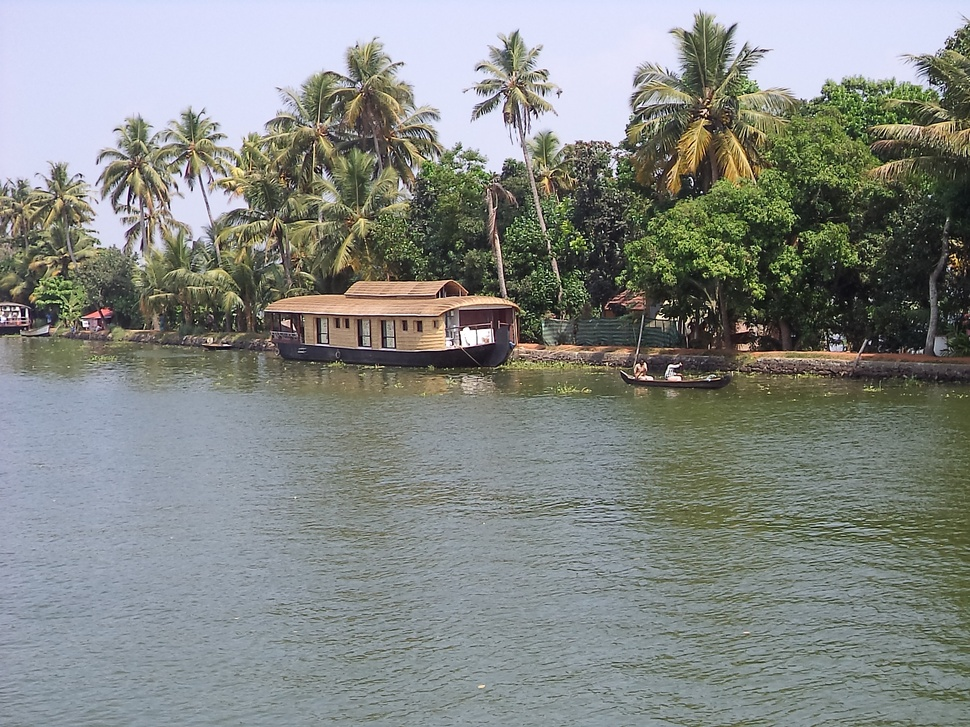
#> input picture 3.JPG, 970 x 727 px, shrunk from 2304 x 1728 before the run, found by its file name
$ python q4.py
#> lines starting #> are read from the running program, lines starting #| are printed output that depends on the picture
import cv2
import numpy as np


def GradientFilter(img):

	N,M=img.shape
	transformed_img=np.zeros([N,M])

	for row in range(N-1):
		for col in range(M-1):
			#x-dimension
			Gx=int(img[row+1][col])-int(img[row][col])
			#y-dimension
			Gy=int(img[row][col+1])-int(img[row][col])
			transformed_img[row][col]=(np.sqrt(Gx**2+Gy**2))

	return transformed_img


def LaplacianFilter(img):

	N,M=img.shape
	transformed_img=np.zeros([N,M])

	for row in range(N-1):
		for col in range(M-1):
			transformed_img[row][col]=int(img[row+1][col])+int(img[row-1][col])+int(img[row][col+1])+int(img[row][col-1])-4*int(img[row][col])

	return transformed_img


if __name__=='__main__':

	img=cv2.imread('3.jpg')
#> img is the input picture: shape (727, 970, 3); mean B, G, R 132.6, 136.5, 132.1
	img=cv2.cvtColor(img, cv2.COLOR_BGR2GRAY)
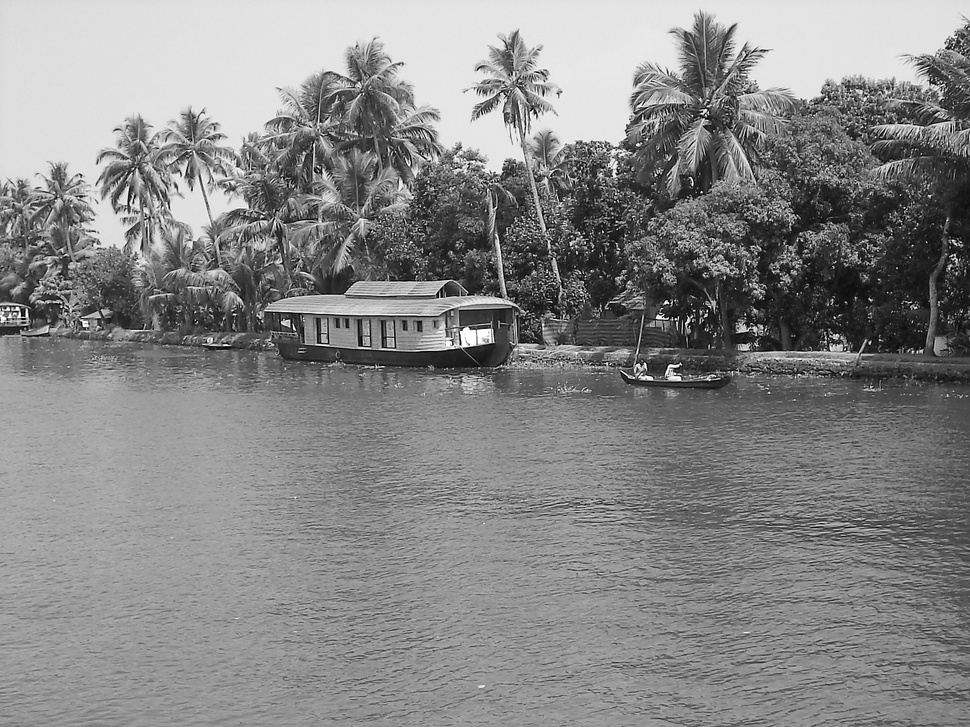
#> img: shape (727, 970); min 0, max 255, mean 134.7

	final1=GradientFilter(img)
#> after the loop in GradientFilter, `for row in range(N-1):`:
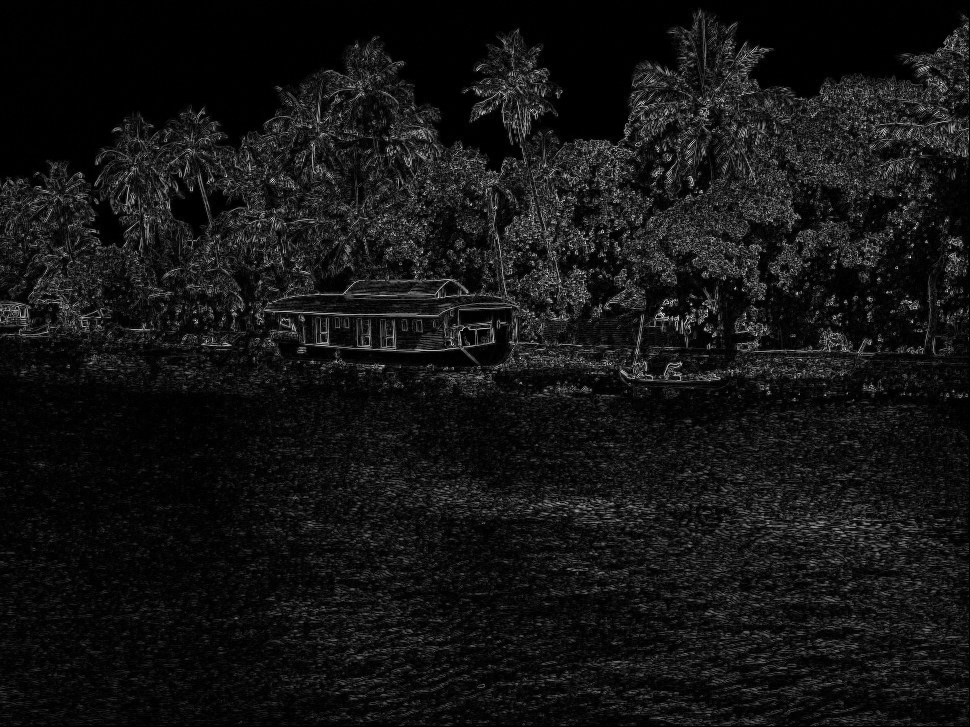
#> transformed_img: shape (727, 970) float64; min 0, max 287.2, mean 23.2; drawn with min black and max white

	cv2.imwrite('q4_output_gradient.jpg',final1)

	final2=LaplacianFilter(img)
#> after the loop in LaplacianFilter, `for row in range(N-1):`:
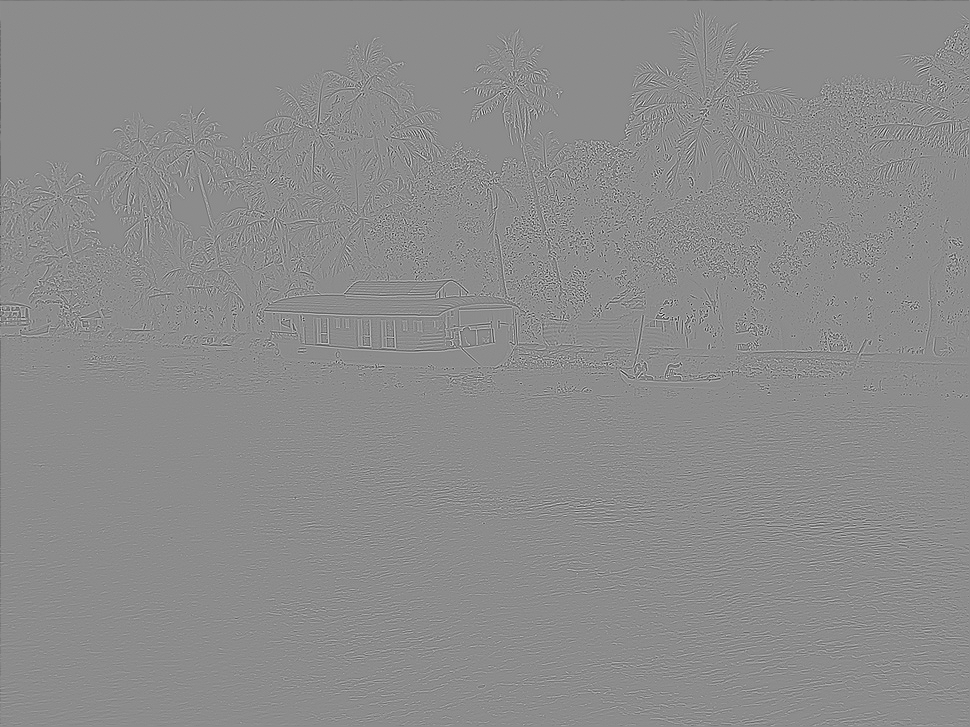
#> transformed_img: shape (727, 970) float64; min -661, max 539, mean -0.2; drawn with min black and max white

	cv2.imwrite('q4_output_laplacian.jpg',final2)
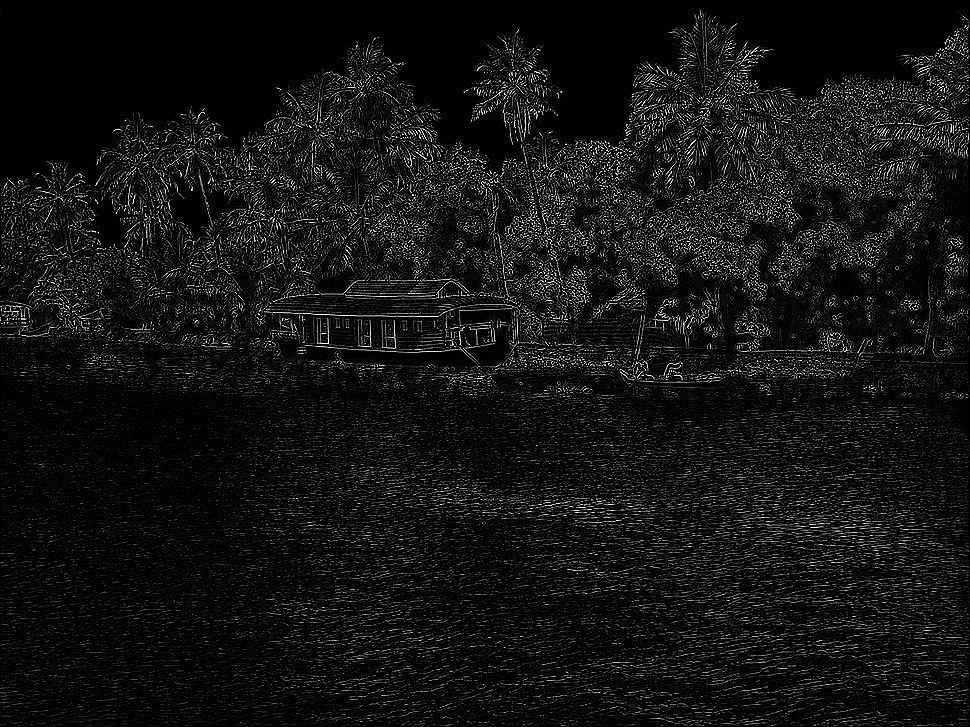
#> saved as q4_output_laplacian.jpg: shape (727, 970); min 0, max 255, mean 18.8

$ run again, with 1.jpg copied over 3.JPG
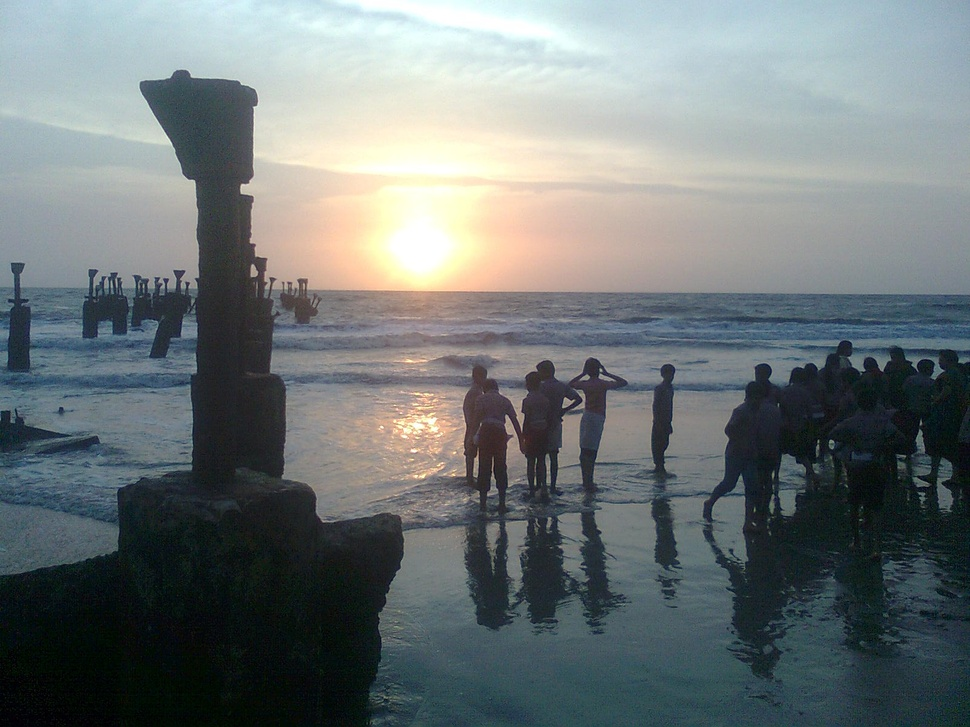
#> input picture 1.jpg, 970 x 727 px, shrunk from 1600 x 1200 before the run, found by its file name
#> img is the input picture: shape (727, 970, 3); mean B, G, R 120.3, 119.4, 111.8
#> img: shape (727, 970)
#> after the loop in GradientFilter, `for row in range(N-1):`:
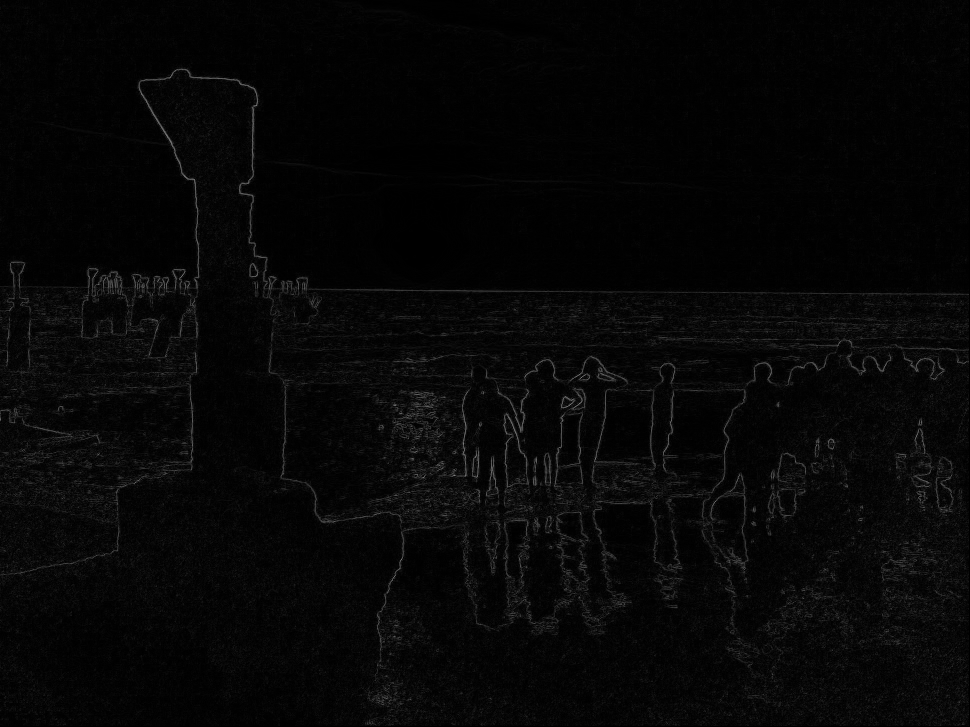
#> transformed_img: shape (727, 970) float64; min 0, max 127.5, mean 6.6
#> after the loop in LaplacianFilter, `for row in range(N-1):`:
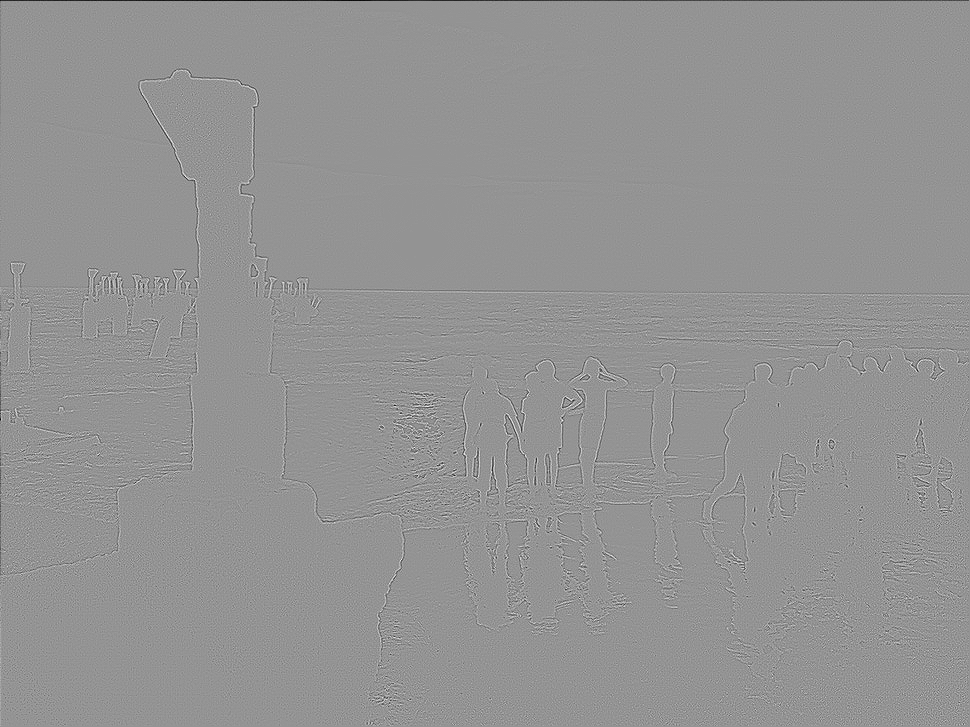
#> transformed_img: shape (727, 970) float64; min -261, max 189, mean -0.3; drawn with min black and max white

$ run again, with 2.JPG copied over 3.JPG
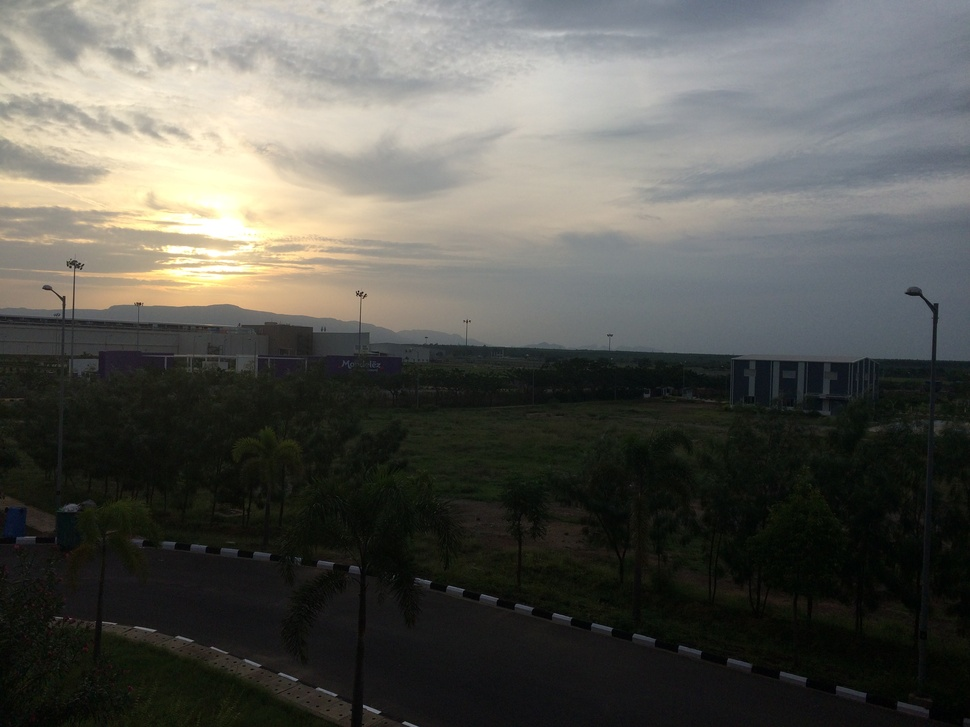
#> input picture 2.JPG, 970 x 727 px, shrunk from 3264 x 2448 before the run, found by its file name
#> img is the input picture: shape (727, 970, 3); mean B, G, R 82.4, 87.9, 87.9
#> img: shape (727, 970)
#> after the loop in GradientFilter, `for row in range(N-1):`:
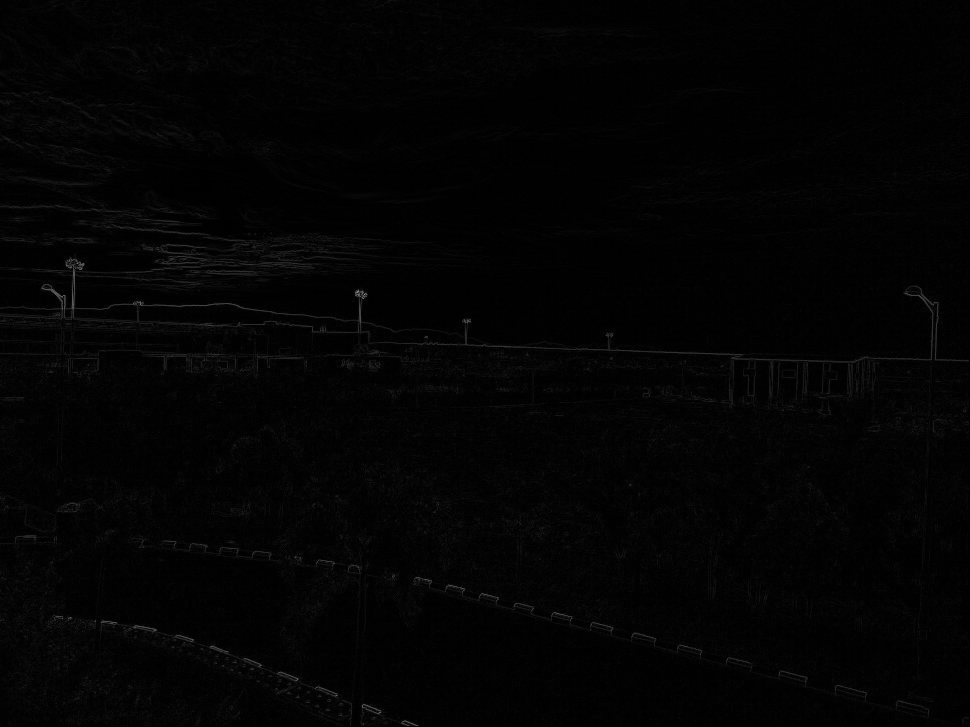
#> transformed_img: shape (727, 970) float64; min 0, max 138.5, mean 3.5
#> after the loop in LaplacianFilter, `for row in range(N-1):`:
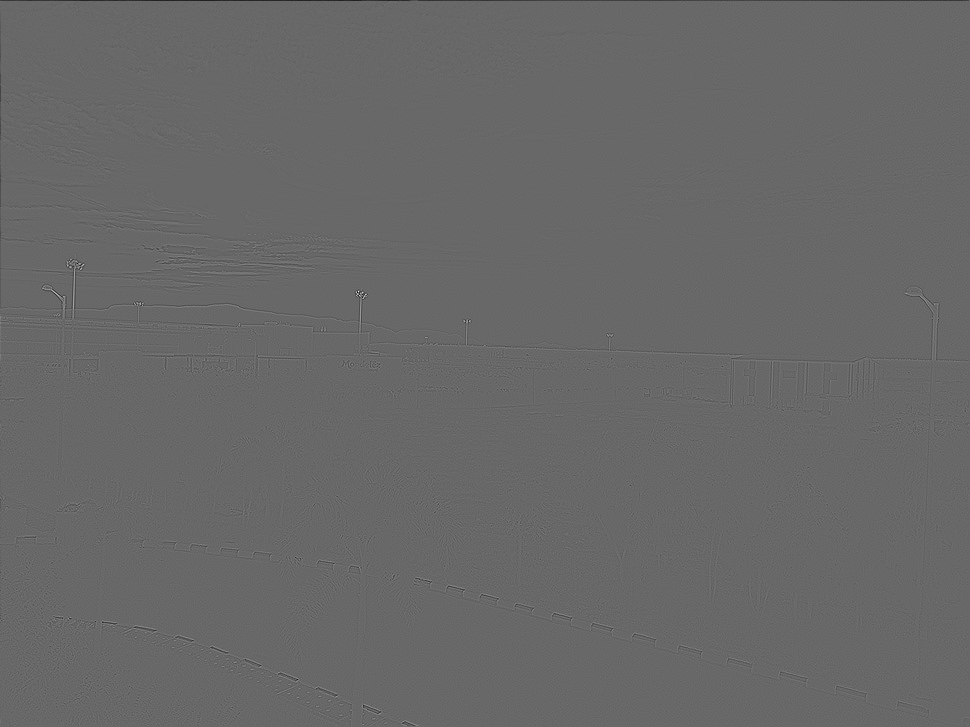
#> transformed_img: shape (727, 970) float64; min -291, max 420, mean -0.2; drawn with min black and max white
